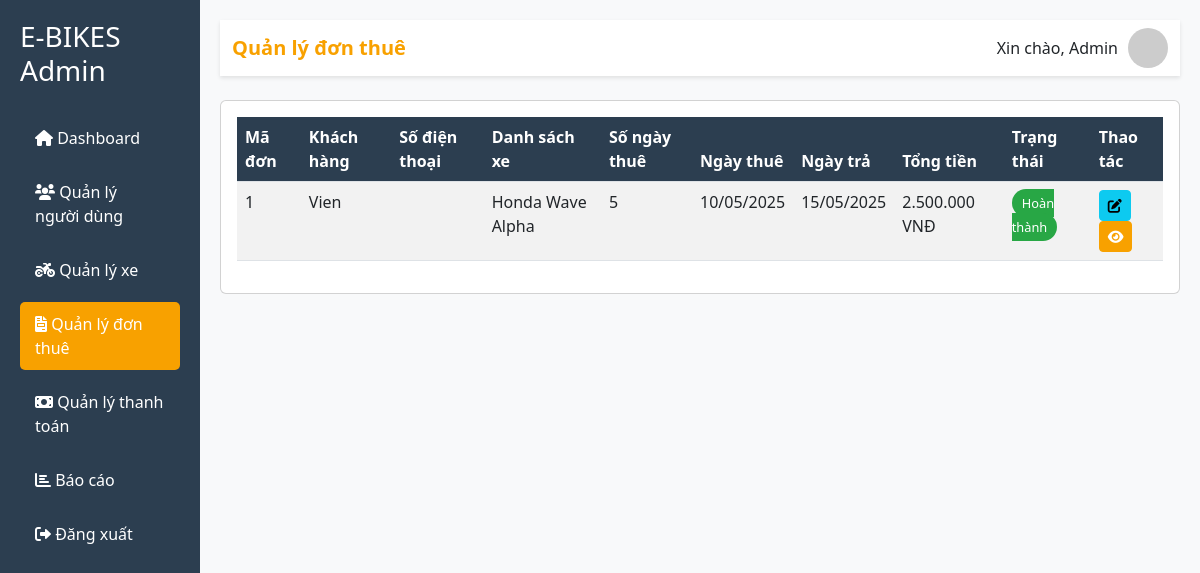
Page /admin/rentals.php (signed in) on the committed database.
### tables this page shows
CREATE TABLE `don_thue` (
  `ma_don_thue` int(11) NOT NULL,
  `ma_nguoi_dung` int(11) NOT NULL,
  `ngay_thue` date NOT NULL,
  `ngay_tra` date NOT NULL,
  `tong_tien` decimal(10,2) NOT NULL,
  `tinh_trang` enum('da_dat','dang_thue','hoan_thanh','da_huy') DEFAULT 'da_dat',
  `ngay_tao` timestamp NULL DEFAULT current_timestamp()
);

CREATE TABLE `nguoi_dung` (
  `ma_nguoi_dung` int(11) NOT NULL,
  `ho_ten` varchar(100) NOT NULL,
  `email` varchar(100) NOT NULL,
  `mat_khau` varchar(255) NOT NULL,
  `so_dien_thoai` varchar(20) DEFAULT NULL,
  `dia_chi` text DEFAULT NULL,
  `cccd` varchar(20) DEFAULT NULL,
  `ngay_sinh` date DEFAULT NULL,
  `ngay_tao` timestamp NULL DEFAULT current_timestamp(),
  `vai_tro` enum('user','admin') DEFAULT 'user'
);

### admin/rentals.php (the view, shortened to what this page needs)
<?php
include '../connect.php';
$rentals = $conn->query("
    SELECT dt.*, nd.ho_ten as ten_nguoi_dung, nd.so_dien_thoai,
           GROUP_CONCAT(CONCAT(xm.hang_xe, ' ', xm.dong_xe) SEPARATOR ', ') as danh_sach_xe,
           GROUP_CONCAT(ctdt.so_ngay_thue SEPARATOR ', ') as so_ngay_thue,
           SUM(ctdt.thanh_tien) as tong_tien
    FROM don_thue dt
    JOIN nguoi_dung nd ON dt.ma_nguoi_dung = nd.ma_nguoi_dung
    LEFT JOIN chi_tiet_don_thue ctdt ON dt.ma_don_thue = ctdt.ma_don_thue
    LEFT JOIN xe_may xm ON ctdt.ma_xe = xm.ma_xe
    GROUP BY dt.ma_don_thue
    ORDER BY dt.ngay_tao DESC
");
?>
<!DOCTYPE html>
<html lang="vi">
<head>
    <link href="https://cdn.jsdelivr.net/npm/bootstrap@5.3.0/dist/css/bootstrap.min.css" rel="stylesheet">
    <link href="https://cdnjs.cloudflare.com/ajax/libs/font-awesome/6.0.0/css/all.min.css" rel="stylesheet">
</head>
<body>
    <div class="container-fluid">
        <div class="row">
            <div class="col-md-3 col-lg-2 sidebar">
                <h3 class="mb-4">E-BIKES Admin</h3>
                <nav class="nav flex-column">
                    <a class="nav-link" href="index.php">
                        <i class="fas fa-home"></i> Dashboard
                    </a>
                    <a class="nav-link" href="users.php">
                        <i class="fas fa-users"></i> Quản lý người dùng
                    </a>
                    <a class="nav-link" href="vehicles.php">
                        <i class="fas fa-motorcycle"></i> Quản lý xe
                    </a>
                    <a class="nav-link active" href="rentals.php">
                        <i class="fas fa-file-invoice"></i> Quản lý đơn thuê
                    </a>
                    <a class="nav-link" href="payments.php">
                        <i class="fas fa-money-bill"></i> Quản lý thanh toán
                    </a>
                    <a class="nav-link" href="reports.php">
                        <i class="fas fa-chart-bar"></i> Báo cáo
                    </a>
                    <a class="nav-link" href="../dang_xuat.php">
                        <i class="fas fa-sign-out-alt"></i> Đăng xuất
                    </a>
                </nav>
            </div>
            <div class="col-md-9 col-lg-10 main-content">
                <nav class="navbar navbar-expand-lg mb-4">
                    <div class="container-fluid">
                        <span class="navbar-brand">Quản lý đơn thuê</span>
                        <div class="user-info">
                            <span>Xin chào, <?php echo htmlspecialchars($_SESSION['user_name']); ?></span>
                            <img src="https://ui-avatars.com/api/?name=<?php echo urlencode($_SESSION['user_name']); ?>&background=random" alt="Admin">
                        </div>
                    </div>
                </nav>
                <div class="card">
                    <div class="card-body">
                        <div class="table-responsive">
                            <table class="table table-striped table-hover">
                                <thead>
                                    <tr>
                                        <th>Mã đơn</th>
                                        <th>Khách hàng</th>
                                        <th>Số điện thoại</th>
                                        <th>Danh sách xe</th>
                                        <th>Số ngày thuê</th>
                                        <th>Ngày thuê</th>
                                        <th>Ngày trả</th>
                                        <th>Tổng tiền</th>
                                        <th>Trạng thái</th>
                                        <th>Thao tác</th>
                                    </tr>
                                </thead>
                                <tbody>
                                    <?php while ($rental = $rentals->fetch_assoc()): ?>
                                    <tr>
                                        <td><?php echo $rental['ma_don_thue']; ?></td>
                                        <td><?php echo htmlspecialchars($rental['ten_nguoi_dung']); ?></td>
                                        <td><?php echo htmlspecialchars($rental['so_dien_thoai']); ?></td>
                                        <td><?php echo htmlspecialchars($rental['danh_sach_xe']); ?></td>
                                        <td><?php echo htmlspecialchars($rental['so_ngay_thue']); ?></td>
                                        <td><?php echo date('d/m/Y', strtotime($rental['ngay_thue'])); ?></td>
                                        <td><?php echo date('d/m/Y', strtotime($rental['ngay_tra'])); ?></td>
                                        <td><?php echo number_format($rental['tong_tien'], 0, ',', '.'); ?> VNĐ</td>
                                        <td>
                                            <?php
                                            $status_class = '';
                                            $status_text = '';
                                            switch ($rental['tinh_trang']) {
                                                case 'hoan_thanh':
                                                    $status_class = 'status-completed';
                                                    $status_text = 'Hoàn thành';
                                                    break;
                                            }
                                            ?>
                                            <span class="status-badge <?php echo $status_class; ?>">
                                                <?php echo $status_text; ?>
                                            </span>
                                        </td>
                                        <td>
                                            <button class="btn btn-sm btn-info" onclick="updateStatus(<?php echo $rental['ma_don_thue']; ?>, '<?php echo $rental['tinh_trang']; ?>')">
                                                <i class="fas fa-edit"></i>
                                            </button>
                                            <button class="btn btn-sm btn-primary" onclick="viewDetails(<?php echo $rental['ma_don_thue']; ?>)">
                                                <i class="fas fa-eye"></i>
                                            </button>
                                        </td>
                                    </tr>
                                    <?php endwhile; ?>
                                </tbody>
                            </table>
                        </div>
                    </div>
                </div>
            </div>
        </div>
    </div>
</body>
</html>

### admin/rentals.php (style rules this page uses)
:root { --primary-color: #f8a100; --secondary-color: #2c3e50; --text-color: #333; --light-bg: #f8f9fa; }
body { font-family: 'Segoe UI', Tahoma, Geneva, Verdana, sans-serif; background-color: var(--light-bg); }
.sidebar { background-color: var(--secondary-color); min-height: 100vh; padding: 20px; color: white; }
.sidebar .nav-link { color: white; padding: 10px 15px; margin: 5px 0; border-radius: 5px; transition: all 0.3s; }
.sidebar .nav-link.active { background-color: var(--primary-color); }
.main-content { padding: 20px; }
.navbar { background-color: white; box-shadow: 0 2px 4px rgba(0,0,0,0.1); }
.navbar-brand { color: var(--primary-color) !important; font-weight: bold; }
.user-info { display: flex; align-items: center; gap: 10px; }
.user-info img { width: 40px; height: 40px; border-radius: 50%; }
.btn-primary { background-color: var(--primary-color); border-color: var(--primary-color); }
.table th { background-color: var(--secondary-color); color: white; }
.status-badge { padding: 5px 10px; border-radius: 15px; font-size: 0.8em; }
.status-completed { background-color: #28a745; color: white; }

### rows in the picture
don_thue: ma_don_thue "1", nguoi_dung.ho_ten "Vien", danh_sach_xe "Honda Wave Alpha", so_ngay_thue "5", ngay_thue "10/05/2025", ngay_tra "15/05/2025", tong_tien "2.500.000", tinh_trang "Hoàn thành"

### other values in the picture
$_SESSION['user_name'] "Admin"
